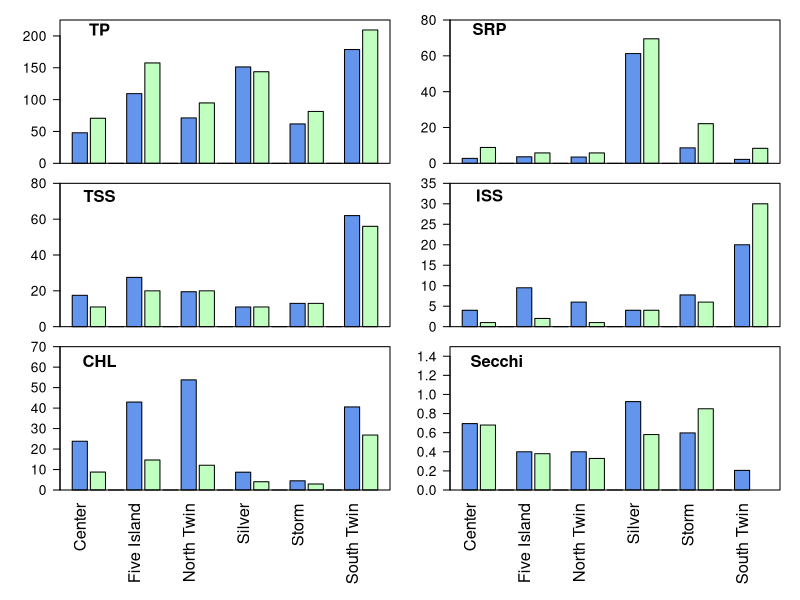

Here is the R script that generated this plot:
setwd("C:/Users/wilkinso/Box Sync/Carp Removal & Phosphorus Project/Synoptic Sampling/Water Quality Data")

c19 = read.csv("P19_WQ_2019.csv")
c18 = read.csv("P18_WQ_2018.csv")

windows(height=8, width=6)
par(mfrow=c(3,2), omi=c(1,0.1,0.1,0.1), mai=c(0.1,0.5,0.1,0.1))

barplot(c(median(c18[c18$LakeID==19 & c18$Depth=="Epi", "TP_ugL"], na.rm=T),
        median(c19[c19$LakeNumber==19 & c19$Depth=="Epi", "TP_ugL"], na.rm=T),0,
        median(c18[c18$LakeID==36 & c18$Depth=="Epi", "TP_ugL"], na.rm=T),
        median(c19[c19$LakeNumber==36 & c19$Depth=="Epi", "TP_ugL"], na.rm=T),0,
        median(c18[c18$LakeID==90 & c18$Depth=="Epi", "TP_ugL"], na.rm=T),
        median(c19[c19$LakeNumber==90 & c19$Depth=="Epi", "TP_ugL"], na.rm=T),0,
        median(c18[c18$LakeID==105 & c18$Depth=="Epi", "TP_ugL"], na.rm=T),
        median(c19[c19$LakeNumber==105 & c19$Depth=="Epi", "TP_ugL"], na.rm=T),0,
        median(c18[c18$LakeID==113 & c18$Depth=="Epi", "TP_ugL"], na.rm=T),
        median(c19[c19$LakeNumber==113 & c19$Depth=="Epi", "TP_ugL"], na.rm=T),0,
        median(c18[c18$LakeID==406 & c18$Depth=="Epi", "TP_ugL"], na.rm=T),
        median(c19[c19$LakeNumber==406 & c19$Depth=="Epi", "TP_ugL"], na.rm=T)),
        col=c("cornflowerblue", 'darkseagreen1', "white"), ylim=c(0,225), las=2, cex.axis=1.25); box()
text(2,210, "TP", cex=1.5, font=2)

barplot(c(median(c18[c18$LakeID==19 & c18$Depth=="Epi", "SRP_ugL"], na.rm=T),
          median(c19[c19$LakeNumber==19 & c19$Depth=="Epi", "SRP_ugL"], na.rm=T),0,
          median(c18[c18$LakeID==36 & c18$Depth=="Epi", "SRP_ugL"], na.rm=T),
          median(c19[c19$LakeNumber==36 & c19$Depth=="Epi", "SRP_ugL"], na.rm=T),0,
          median(c18[c18$LakeID==90 & c18$Depth=="Epi", "SRP_ugL"], na.rm=T),
          median(c19[c19$LakeNumber==90 & c19$Depth=="Epi", "SRP_ugL"], na.rm=T),0,
          median(c18[c18$LakeID==105 & c18$Depth=="Epi", "SRP_ugL"], na.rm=T),
          median(c19[c19$LakeNumber==105 & c19$Depth=="Epi", "SRP_ugL"], na.rm=T),0,
          median(c18[c18$LakeID==113 & c18$Depth=="Epi", "SRP_ugL"], na.rm=T),
          median(c19[c19$LakeNumber==113 & c19$Depth=="Epi", "SRP_ugL"], na.rm=T),0,
          median(c18[c18$LakeID==406 & c18$Depth=="Epi", "SRP_ugL"], na.rm=T),
          median(c19[c19$LakeNumber==406 & c19$Depth=="Epi", "SRP_ugL"], na.rm=T)),
        col=c("cornflowerblue", 'darkseagreen1', "white"), ylim=c(0,80), las=2, cex.axis=1.25); box() 
text(2,75, "SRP", cex=1.5, font=2)


barplot(c(median(c18[c18$LakeID==19 & c18$Depth=="Epi", "TSS_mgL"], na.rm=T),
          median(c19[c19$LakeNumber==19 & c19$Depth=="Epi", "TSS_mgL"], na.rm=T),0,
          median(c18[c18$LakeID==36 & c18$Depth=="Epi", "TSS_mgL"], na.rm=T),
          median(c19[c19$LakeNumber==36 & c19$Depth=="Epi", "TSS_mgL"], na.rm=T),0,
          median(c18[c18$LakeID==90 & c18$Depth=="Epi", "TSS_mgL"], na.rm=T),
          median(c19[c19$LakeNumber==90 & c19$Depth=="Epi", "TSS_mgL"], na.rm=T),0,
          median(c18[c18$LakeID==105 & c18$Depth=="Epi", "TSS_mgL"], na.rm=T),
          median(c19[c19$LakeNumber==105 & c19$Depth=="Epi", "TSS_mgL"], na.rm=T),0,
          median(c18[c18$LakeID==113 & c18$Depth=="Epi", "TSS_mgL"], na.rm=T),
          median(c19[c19$LakeNumber==113 & c19$Depth=="Epi", "TSS_mgL"], na.rm=T),0,
          median(c18[c18$LakeID==406 & c18$Depth=="Epi", "TSS_mgL"], na.rm=T),
          median(c19[c19$LakeNumber==406 & c19$Depth=="Epi", "TSS_mgL"], na.rm=T)),
        col=c("cornflowerblue", 'darkseagreen1', "white"), ylim=c(0,80), las=2, cex.axis=1.25); box() 
text(2,73, "TSS", cex=1.5, font=2)


barplot(c(median(c18[c18$LakeID==19 & c18$Depth=="Epi", "ISS_mgL"], na.rm=T),
          median(c19[c19$LakeNumber==19 & c19$Depth=="Epi", "ISS_mgL"], na.rm=T),0,
          median(c18[c18$LakeID==36 & c18$Depth=="Epi", "ISS_mgL"], na.rm=T),
          median(c19[c19$LakeNumber==36 & c19$Depth=="Epi", "ISS_mgL"], na.rm=T),0,
          median(c18[c18$LakeID==90 & c18$Depth=="Epi", "ISS_mgL"], na.rm=T),
          median(c19[c19$LakeNumber==90 & c19$Depth=="Epi", "ISS_mgL"], na.rm=T),0,
          median(c18[c18$LakeID==105 & c18$Depth=="Epi", "ISS_mgL"], na.rm=T),
          median(c19[c19$LakeNumber==105 & c19$Depth=="Epi", "ISS_mgL"], na.rm=T),0,
          median(c18[c18$LakeID==113 & c18$Depth=="Epi", "ISS_mgL"], na.rm=T),
          median(c19[c19$LakeNumber==113 & c19$Depth=="Epi", "ISS_mgL"], na.rm=T),0,
          median(c18[c18$LakeID==406 & c18$Depth=="Epi", "ISS_mgL"], na.rm=T),
          median(c19[c19$LakeNumber==406 & c19$Depth=="Epi", "ISS_mgL"], na.rm=T)),
        col=c("cornflowerblue", 'darkseagreen1', "white"), ylim=c(0,35), las=2, cex.axis=1.25); box() 
text(2,32, "ISS", cex=1.5, font=2)

        

barplot(c(median(c18[c18$LakeID==19 & c18$Depth=="Epi", "Chla_ugL"], na.rm=T),
          median(c19[c19$LakeNumber==19 & c19$Depth=="Epi", "Chl_ugL"], na.rm=T),0,
          median(c18[c18$LakeID==36 & c18$Depth=="Epi", "Chla_ugL"], na.rm=T),
          median(c19[c19$LakeNumber==36 & c19$Depth=="Epi", "Chl_ugL"], na.rm=T),0,
          median(c18[c18$LakeID==90 & c18$Depth=="Epi", "Chla_ugL"], na.rm=T),
          median(c19[c19$LakeNumber==90 & c19$Depth=="Epi", "Chl_ugL"], na.rm=T),0,
          median(c18[c18$LakeID==105 & c18$Depth=="Epi", "Chla_ugL"], na.rm=T),
          median(c19[c19$LakeNumber==105 & c19$Depth=="Epi", "Chl_ugL"], na.rm=T),0,
          median(c18[c18$LakeID==113 & c18$Depth=="Epi", "Chla_ugL"], na.rm=T),
          median(c19[c19$LakeNumber==113 & c19$Depth=="Epi", "Chl_ugL"], na.rm=T),0,
          median(c18[c18$LakeID==406 & c18$Depth=="Epi", "Chla_ugL"], na.rm=T),
          median(c19[c19$LakeNumber==406 & c19$Depth=="Epi", "Chl_ugL"], na.rm=T)),
        col=c("cornflowerblue", 'darkseagreen1', "white"), ylim=c(0,70),
        names=c("Center", "", "",
                "Five Island", "", "",
                "North Twin", "", "",
                "Silver", "", "",
                "Storm", "", "",
                "South Twin", ""), las=2, cex.axis=1.25, cex.names =1.5); box() 
text(2,63, "CHL", cex=1.5, font=2)


barplot(c(median(c18[c18$LakeID==19 & c18$Depth=="Epi", "Secchi_m"], na.rm=T),
          median(c19[c19$LakeNumber==19 & c19$Depth=="Epi", "Secchi_m"], na.rm=T),0,
          median(c18[c18$LakeID==36 & c18$Depth=="Epi", "Secchi_m"], na.rm=T),
          median(c19[c19$LakeNumber==36 & c19$Depth=="Epi", "Secchi_m"], na.rm=T),0,
          median(c18[c18$LakeID==90 & c18$Depth=="Epi", "Secchi_m"], na.rm=T),
          median(c19[c19$LakeNumber==90 & c19$Depth=="Epi", "Secchi_m"], na.rm=T),0,
          median(c18[c18$LakeID==105 & c18$Depth=="Epi", "Secchi_m"], na.rm=T),
          median(c19[c19$LakeNumber==105 & c19$Depth=="Epi", "Secchi_m"], na.rm=T),0,
          median(c18[c18$LakeID==113 & c18$Depth=="Epi", "Secchi_m"], na.rm=T),
          median(c19[c19$LakeNumber==113 & c19$Depth=="Epi", "Secchi_m"], na.rm=T),0,
          median(c18[c18$LakeID==406 & c18$Depth=="Epi", "Secchi_m"], na.rm=T),
          median(c19[c19$LakeNumber==406 & c19$Depth=="Epi", "Secchi_m"], na.rm=T)),
        col=c("cornflowerblue", 'darkseagreen1', "white"), ylim=c(0,1.5),
        names=c("Center", "", "",
                "Five Island", "", "",
                "North Twin", "", "",
                "Silver", "", "",
                "Storm", "", "",
                "South Twin", ""), las=2, cex.axis=1.25, cex.names =1.5); box() 
text(2.5,1.35, "Secchi", cex=1.5, font=2)
